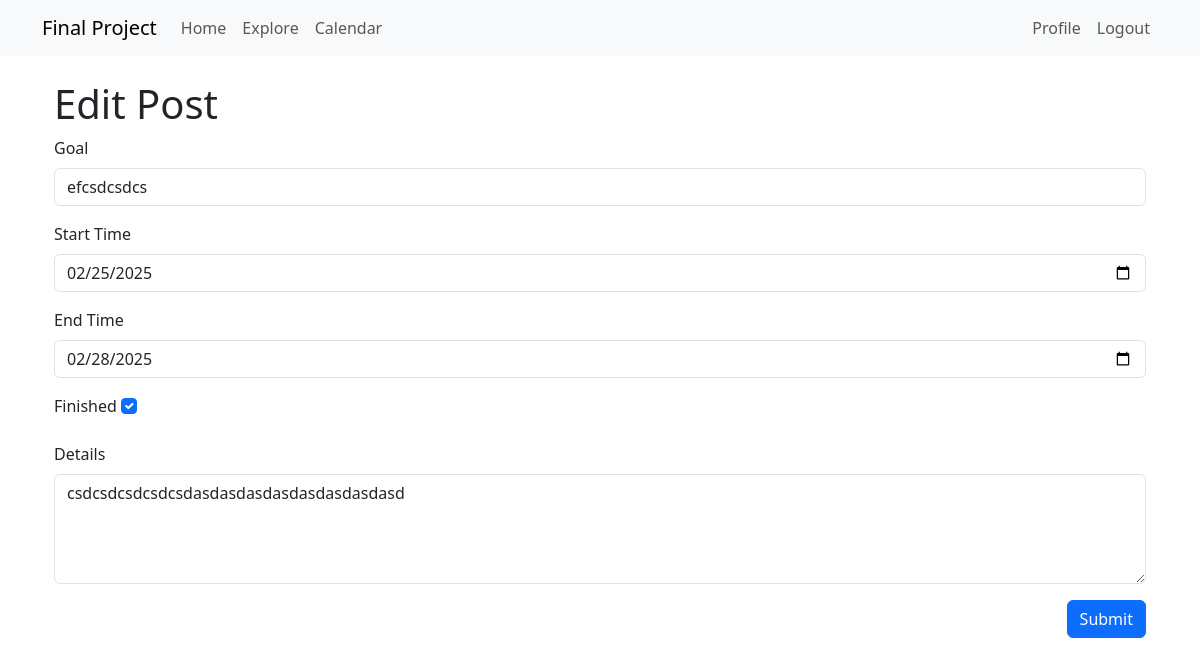
Page /edit_post/2 (signed in) on the earlier database version.
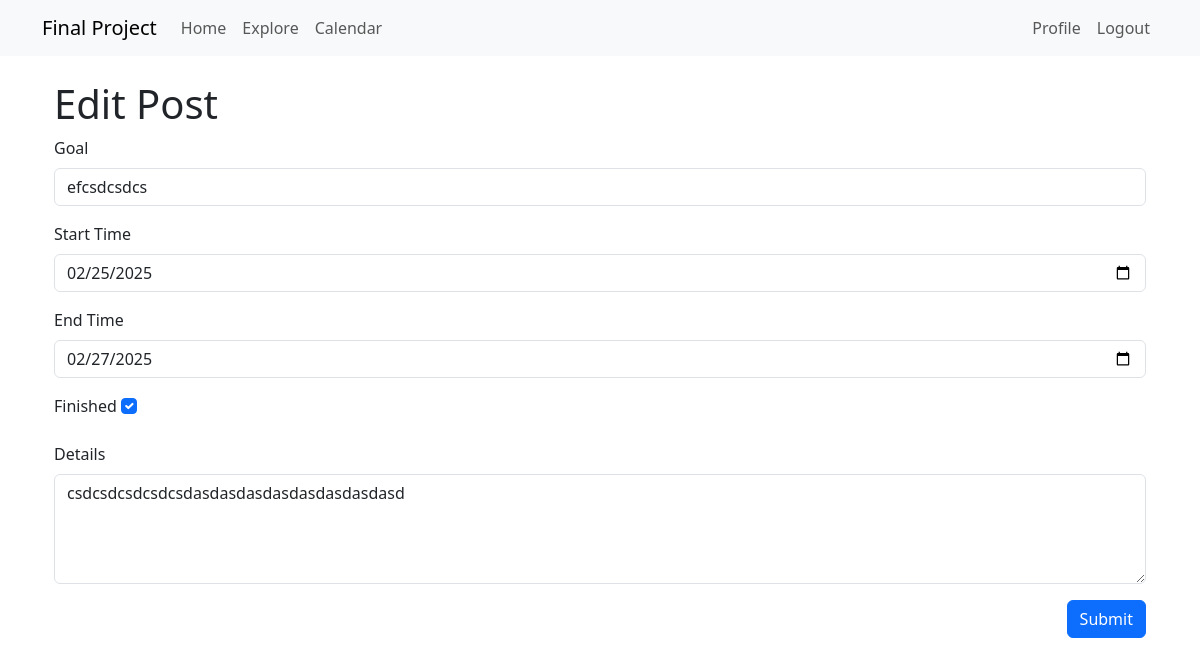
Same page on the later database version.
### app/models.py (models this page shows, shortened)
class Post(db.Model):
    id: so.Mapped[int] = so.mapped_column(primary_key=True)
    goal: so.Mapped[str] = so.mapped_column(sa.String(60))
    body: so.Mapped[str] = so.mapped_column(sa.String(300))
    timestamp: so.Mapped[datetime] = so.mapped_column(index=True, default=lambda: datetime.now(timezone.utc))
    starttime: so.Mapped[datetime] = so.mapped_column(default=lambda: datetime.now(timezone.utc))
    endtime: so.Mapped[datetime] = so.mapped_column(default=None)
    isfinished: so.Mapped[bool] = so.mapped_column(sa.Boolean(), default=False)
    user_id: so.Mapped[int] = so.mapped_column(sa.ForeignKey(User.id), index=True)
    author: so.Mapped[User] = so.relationship(back_populates='posts')

### app/routes.py (the view)
@app.route('/edit_post/<int:post_id>', methods=['GET', 'POST'])
@login_required
def edit_post(post_id):
    post = db.get_or_404(Post, post_id)
    if post.author != current_user:
        flash("You don't have permission to edit this post.")
        return redirect(url_for('index'))
    form = EditPostForm(post_id=post.id)
    if form.validate_on_submit():
        post.goal = form.goal.data
        post.body = form.body.data
        post.starttime = form.starttime.data
        post.endtime = form.endtime.data
        post.isfinished = form.isfinished.data
        db.session.commit()
        flash('Your post has been updated.')
        return redirect(url_for('user', username=current_user.username))
    elif request.method == 'GET':
        form.goal.data = post.goal
        form.body.data = post.body
        form.starttime.data = post.starttime
        form.endtime.data = post.endtime
        form.isfinished.data = post.isfinished
    return render_template('edit_post.html', title='Edit Post', form=form, post=post)

### app/forms.py
class EditPostForm(FlaskForm):
    goal = StringField('Goal', validators=[DataRequired(), Length(max=60)])
    starttime = DateField('Start Time', format='%Y-%m-%d', validators=[Optional()])
    endtime = DateField('End Time', format='%Y-%m-%d', validators=[Optional()])
    isfinished = BooleanField('Finished')
    body = TextAreaField('Details', validators=[DataRequired(), Length(min=1, max=300)])
    submit = SubmitField('Submit')
    def __init__(self, post_id, *args, **kwargs):
        super().__init__(*args, **kwargs)
        self.post_id = post_id

### app/models.py (called while the page is built)
@login.user_loader
def load_user(id):
    return db.session.get(User, int(id))

### app/routes.py (called while the page is built)
@app.before_request
def before_request():
    if current_user.is_authenticated:
        current_user.last_seen = datetime.now(timezone.utc)
        db.session.commit()

### app/templates/edit_post.html (shortened to what this page needs)
{% extends "base.html" %}
{% block content %}
    <div class="container mt-4">
        <h1>Edit Post</h1>
        <form action="" method="post">
            <div class="mb-3">
                <label for="goal" class="form-label">{{ form.goal.label }}</label>
                {{ form.goal(class="form-control", id="goal") }}
            </div>
            <div class="mb-3">
                <label for="starttime" class="form-label">{{ form.starttime.label }}</label>
                {{ form.starttime(class="form-control", id="starttime") }}
            </div>
            <div class="mb-3">
                <label for="endtime" class="form-label">{{ form.endtime.label }}</label>
                {{ form.endtime(class="form-control", id="endtime") }}
            </div>
            <div class="mb-3">
                <label for="isfinished" class="form-label">{{ form.isfinished.label }}</label>
                {{ form.isfinished(class="form-check-input", id="isfinished") }}
            </div>
            <div class="mb-3">
                <label for="body" class="form-label">{{ form.body.label }}</label>
                {{ form.body(class="form-control", id="body", rows=4) }}
            </div>
            <div class="d-flex justify-content-end">
                {{ form.submit(class="btn btn-primary") }}
            </div>
        </form>
    </div>
{% endblock %}

Differences in the rows shown:
changed Post "efcsdcsdcs": endtime "02/28/2025" → "02/27/2025"
